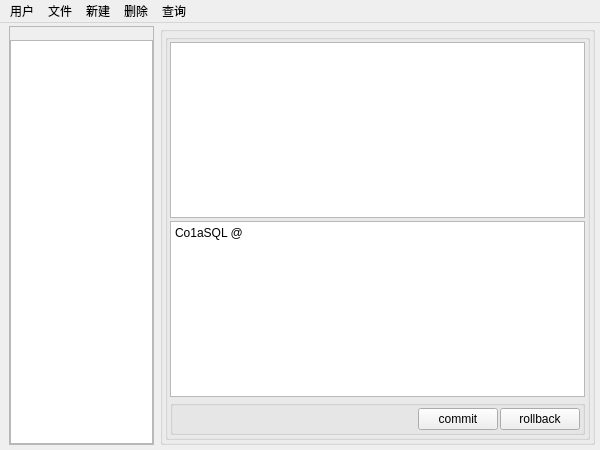
<?xml version="1.0" encoding="UTF-8"?>
<ui version="4.0">
 <class>MainWindow</class>
 <widget class="QMainWindow" name="MainWindow">
  <property name="geometry">
   <rect>
    <x>0</x>
    <y>0</y>
    <width>600</width>
    <height>450</height>
   </rect>
  </property>
  <property name="minimumSize">
   <size>
    <width>600</width>
    <height>450</height>
   </size>
  </property>
  <property name="maximumSize">
   <size>
    <width>600</width>
    <height>450</height>
   </size>
  </property>
  <property name="windowTitle">
   <string>MainWindow</string>
  </property>
  <widget class="QWidget" name="centralwidget">
   <layout class="QGridLayout" name="gridLayout_3" columnstretch="1,3">
    <property name="leftMargin">
     <number>9</number>
    </property>
    <property name="topMargin">
     <number>3</number>
    </property>
    <property name="rightMargin">
     <number>5</number>
    </property>
    <property name="bottomMargin">
     <number>5</number>
    </property>
    <item row="0" column="0">
     <widget class="QFrame" name="frame">
      <property name="frameShape">
       <enum>QFrame::StyledPanel</enum>
      </property>
      <property name="frameShadow">
       <enum>QFrame::Raised</enum>
      </property>
      <layout class="QGridLayout" name="gridLayout_5" rowstretch="1,30">
       <property name="leftMargin">
        <number>0</number>
       </property>
       <property name="topMargin">
        <number>0</number>
       </property>
       <property name="rightMargin">
        <number>0</number>
       </property>
       <property name="bottomMargin">
        <number>0</number>
       </property>
       <property name="spacing">
        <number>0</number>
       </property>
       <item row="0" column="0">
        <spacer name="verticalSpacer">
         <property name="orientation">
          <enum>Qt::Vertical</enum>
         </property>
         <property name="sizeHint" stdset="0">
          <size>
           <width>20</width>
           <height>40</height>
          </size>
         </property>
        </spacer>
       </item>
       <item row="1" column="0">
        <widget class="QTreeView" name="treeView">
         <property name="editTriggers">
          <set>QAbstractItemView::NoEditTriggers</set>
         </property>
        </widget>
       </item>
      </layout>
     </widget>
    </item>
    <item row="0" column="1">
     <widget class="QGroupBox" name="groupBox_2">
      <property name="title">
       <string/>
      </property>
      <layout class="QGridLayout" name="gridLayout_2" rowstretch="5">
       <property name="leftMargin">
        <number>2</number>
       </property>
       <property name="topMargin">
        <number>2</number>
       </property>
       <property name="rightMargin">
        <number>2</number>
       </property>
       <property name="bottomMargin">
        <number>2</number>
       </property>
       <property name="spacing">
        <number>2</number>
       </property>
       <item row="0" column="1">
        <widget class="QGroupBox" name="groupBox">
         <property name="title">
          <string/>
         </property>
         <layout class="QGridLayout" name="gridLayout">
          <property name="leftMargin">
           <number>2</number>
          </property>
          <property name="topMargin">
           <number>2</number>
          </property>
          <property name="rightMargin">
           <number>2</number>
          </property>
          <property name="bottomMargin">
           <number>2</number>
          </property>
          <property name="horizontalSpacing">
           <number>2</number>
          </property>
          <property name="verticalSpacing">
           <number>3</number>
          </property>
          <item row="0" column="1">
           <widget class="QTableView" name="tableView"/>
          </item>
          <item row="2" column="1">
           <widget class="QTextEdit" name="textEdit_code">
            <property name="font">
             <font>
              <pointsize>9</pointsize>
             </font>
            </property>
            <property name="mouseTracking">
             <bool>true</bool>
            </property>
            <property name="html">
             <string>&lt;!DOCTYPE HTML PUBLIC &quot;-//W3C//DTD HTML 4.0//EN&quot; &quot;http://www.w3.org/TR/REC-html40/strict.dtd&quot;&gt;
&lt;html&gt;&lt;head&gt;&lt;meta name=&quot;qrichtext&quot; content=&quot;1&quot; /&gt;&lt;style type=&quot;text/css&quot;&gt;
p, li { white-space: pre-wrap; }
&lt;/style&gt;&lt;/head&gt;&lt;body style=&quot; font-family:'SimSun'; font-size:9pt; font-weight:400; font-style:normal;&quot;&gt;
&lt;p style=&quot; margin-top:0px; margin-bottom:0px; margin-left:0px; margin-right:0px; -qt-block-indent:0; text-indent:0px;&quot;&gt;Co1aSQL @ &lt;/p&gt;&lt;/body&gt;&lt;/html&gt;</string>
            </property>
           </widget>
          </item>
          <item row="3" column="1">
           <widget class="QGroupBox" name="groupBox_3">
            <property name="title">
             <string/>
            </property>
            <layout class="QGridLayout" name="gridLayout_4">
             <property name="leftMargin">
              <number>2</number>
             </property>
             <property name="topMargin">
              <number>2</number>
             </property>
             <property name="rightMargin">
              <number>2</number>
             </property>
             <property name="bottomMargin">
              <number>2</number>
             </property>
             <property name="spacing">
              <number>2</number>
             </property>
             <item row="0" column="1">
              <widget class="QPushButton" name="btn_commit">
               <property name="text">
                <string>commit</string>
               </property>
              </widget>
             </item>
             <item row="0" column="2">
              <widget class="QPushButton" name="btn_rollback">
               <property name="text">
                <string>rollback</string>
               </property>
              </widget>
             </item>
             <item row="0" column="0">
              <spacer name="horizontalSpacer">
               <property name="orientation">
                <enum>Qt::Horizontal</enum>
               </property>
               <property name="sizeHint" stdset="0">
                <size>
                 <width>40</width>
                 <height>20</height>
                </size>
               </property>
              </spacer>
             </item>
            </layout>
           </widget>
          </item>
         </layout>
        </widget>
       </item>
      </layout>
     </widget>
    </item>
   </layout>
  </widget>
  <widget class="QMenuBar" name="menuBar">
   <property name="geometry">
    <rect>
     <x>0</x>
     <y>0</y>
     <width>600</width>
     <height>21</height>
    </rect>
   </property>
   <widget class="QMenu" name="menu_create">
    <property name="title">
     <string>新建</string>
    </property>
    <addaction name="btn_create_database"/>
    <addaction name="btn_create_table"/>
    <addaction name="btn_create_field"/>
    <addaction name="btn_create_record"/>
    <addaction name="btn_create_index"/>
   </widget>
   <widget class="QMenu" name="menu_delete">
    <property name="title">
     <string>删除</string>
    </property>
    <addaction name="btn_delete_database"/>
    <addaction name="btn_delete_table"/>
    <addaction name="btn_delete_field"/>
    <addaction name="btn_delete_record"/>
   </widget>
   <widget class="QMenu" name="menu_query">
    <property name="title">
     <string>查询</string>
    </property>
    <addaction name="btn_SQL"/>
   </widget>
   <widget class="QMenu" name="menu_file">
    <property name="title">
     <string>文件</string>
    </property>
    <addaction name="btn_save"/>
    <addaction name="btn_read_sql"/>
   </widget>
   <widget class="QMenu" name="menu_user">
    <property name="title">
     <string>用户</string>
    </property>
    <addaction name="current_user"/>
    <addaction name="btn_change_user"/>
   </widget>
   <addaction name="menu_user"/>
   <addaction name="menu_file"/>
   <addaction name="menu_create"/>
   <addaction name="menu_delete"/>
   <addaction name="menu_query"/>
  </widget>
  <action name="actiontable">
   <property name="text">
    <string>table</string>
   </property>
  </action>
  <action name="actionrow">
   <property name="text">
    <string>row</string>
   </property>
  </action>
  <action name="action">
   <property name="text">
    <string>表</string>
   </property>
  </action>
  <action name="btn_create_table">
   <property name="text">
    <string>新建表</string>
   </property>
  </action>
  <action name="btn_create_record">
   <property name="text">
    <string>新建记录</string>
   </property>
  </action>
  <action name="btn_create_field">
   <property name="text">
    <string>新建字段</string>
   </property>
  </action>
  <action name="btn_create_database">
   <property name="text">
    <string>新建数据库</string>
   </property>
  </action>
  <action name="btn_delete_database">
   <property name="text">
    <string>删除数据库</string>
   </property>
  </action>
  <action name="btn_delete_table">
   <property name="text">
    <string>删除表</string>
   </property>
  </action>
  <action name="btn_SQL">
   <property name="text">
    <string>SQL</string>
   </property>
  </action>
  <action name="btn_save">
   <property name="text">
    <string>保存</string>
   </property>
  </action>
  <action name="btn__load">
   <property name="text">
    <string>加载</string>
   </property>
  </action>
  <action name="btn_delete_field">
   <property name="text">
    <string>删除所选字段</string>
   </property>
  </action>
  <action name="btn_delete_record">
   <property name="text">
    <string>删除所选记录</string>
   </property>
  </action>
  <action name="btn_read_sql">
   <property name="text">
    <string>读取colasql文件</string>
   </property>
  </action>
  <action name="btn_create_index">
   <property name="text">
    <string>新建索引</string>
   </property>
  </action>
  <action name="btn_change_user">
   <property name="text">
    <string>切换用户</string>
   </property>
  </action>
  <action name="current_user">
   <property name="text">
    <string>current_user</string>
   </property>
  </action>
 </widget>
 <resources/>
 <connections/>
</ui>
